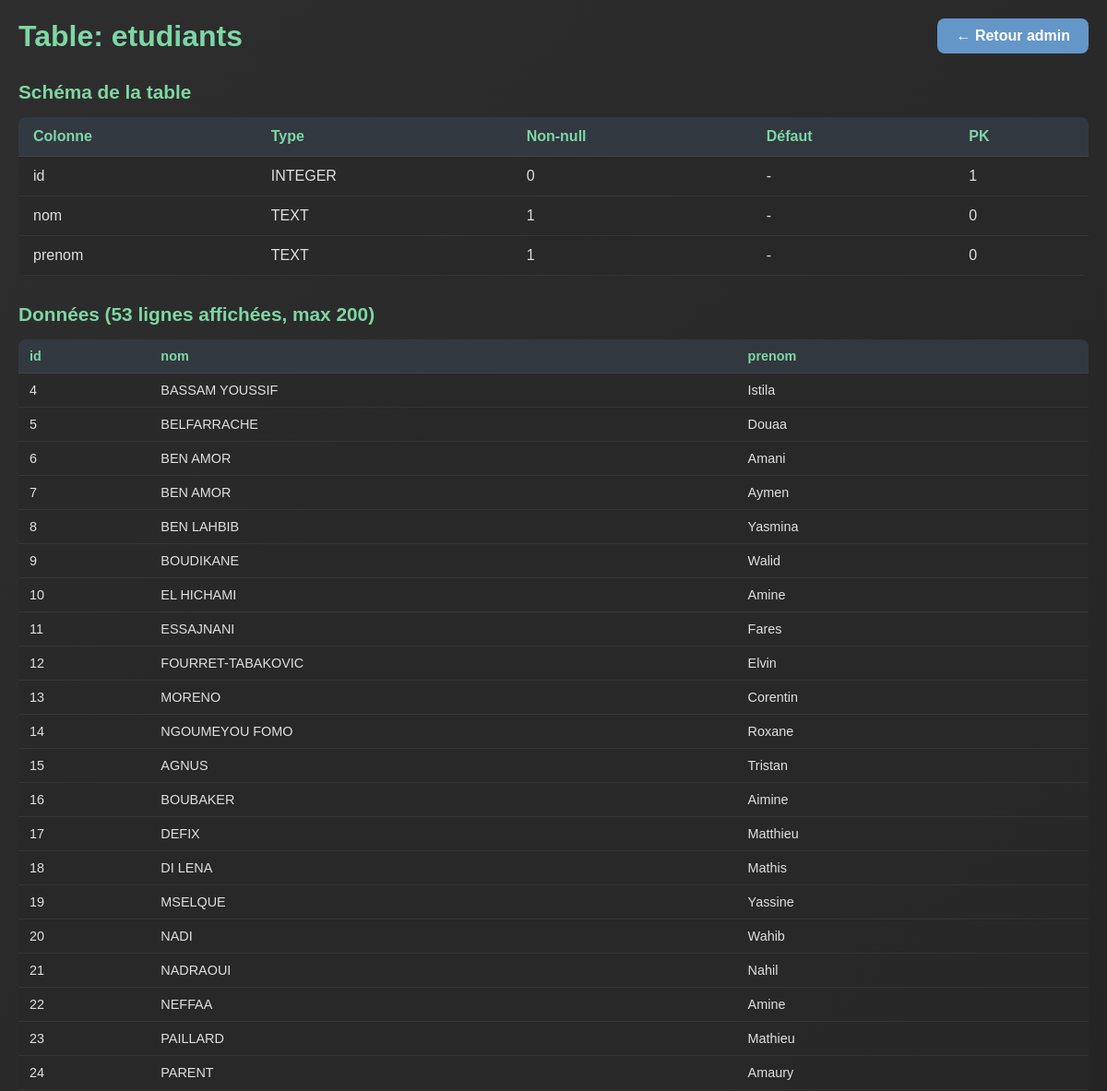
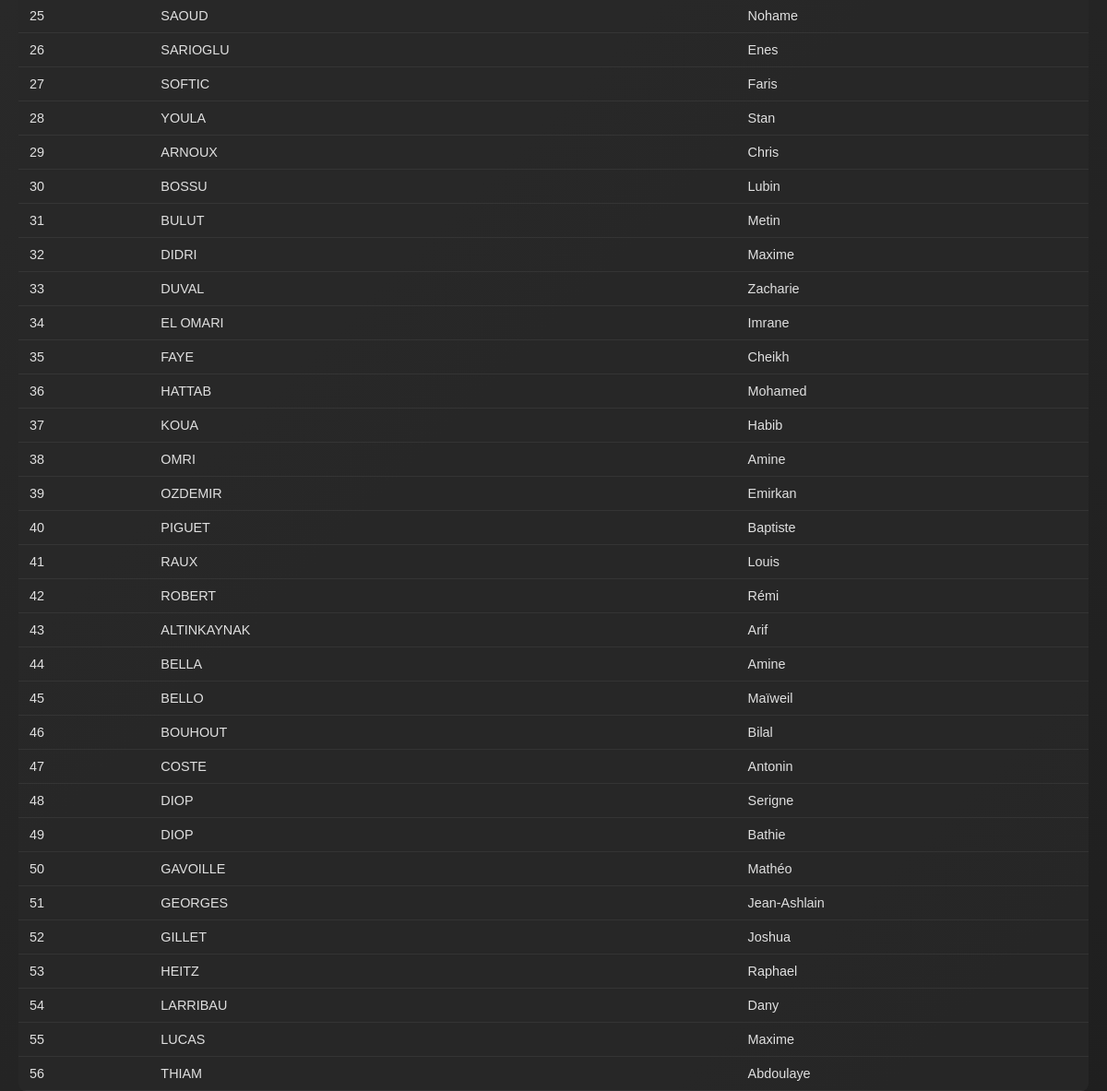
The page /admin/table/etudiants (signed in) on the database as committed earlier (2 pictures, top to bottom).
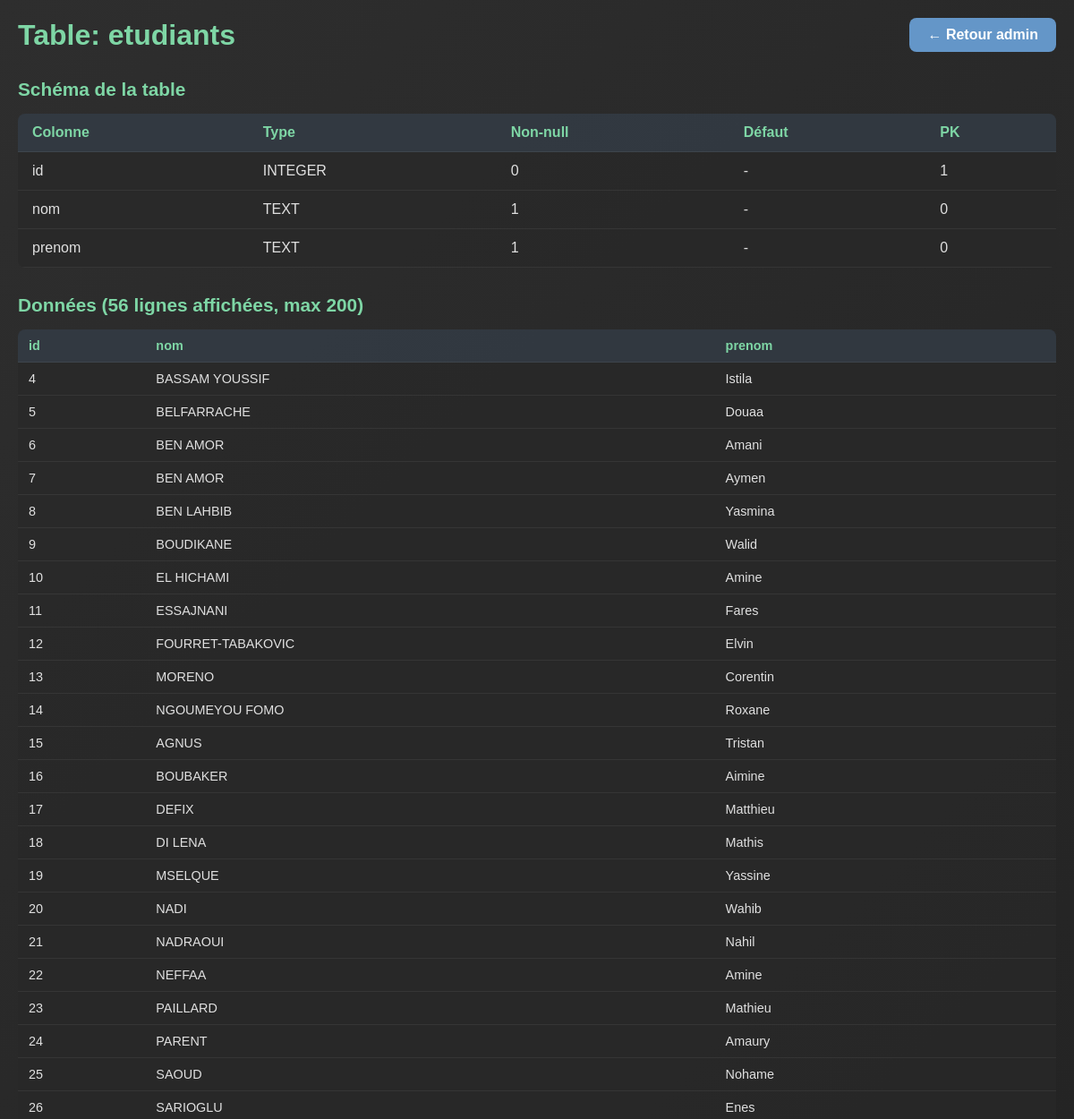
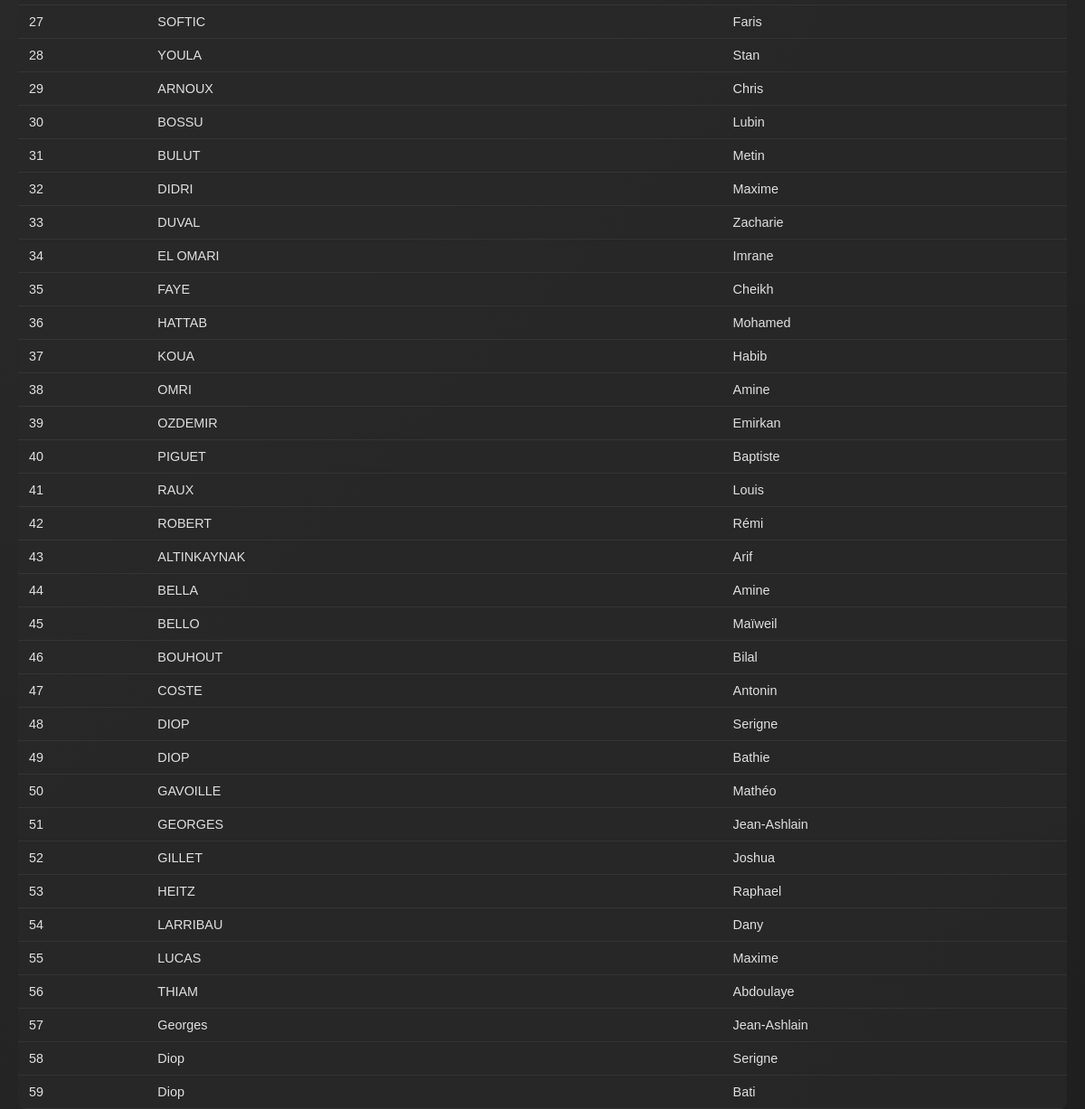
The same page on the database as committed later (2 pictures, top to bottom).
### tables this page shows
CREATE TABLE etudiants (
        id INTEGER PRIMARY KEY AUTOINCREMENT,
        nom TEXT NOT NULL,
        prenom TEXT NOT NULL
    );

### app.py (the view)
@app.route('/admin/table/<table_name>')
@admin_required
def admin_table(table_name):
    conn = get_db_connection()
    cursor = conn.cursor()
    tables = cursor.execute("SELECT name FROM sqlite_master WHERE type='table' AND name = ?", (table_name,)).fetchall()
    if not tables:
        flash('Table introuvable', 'error')
        conn.close()
        return redirect(url_for('admin'))
    schema = cursor.execute(f"PRAGMA table_info({table_name})").fetchall()
    data = cursor.execute(f"SELECT * FROM {table_name} LIMIT 200").fetchall()
    conn.close()
    return render_template('admin_table.html',
                         table_name=table_name,
                         schema=schema,
                         data=data)

### app.py (called while the page is built, shortened)
def get_db_connection():
    conn = sqlite3.connect(DB_NAME)
    conn.row_factory = sqlite3.Row
    return conn

def get_user_by_username(username):
    conn = get_db_connection()
    user = conn.execute('SELECT * FROM users WHERE username = ?', (username,)).fetchone()
    conn.close()
    return user

def get_current_user():
    if session.get('user_id'):
        user = get_user_by_username(session.get('username', ''))
        return user
    return None

def admin_required(func):
    from functools import wraps
    @wraps(func)
    def decorated_function(*args, **kwargs):
        user = get_current_user()
        if not user or user['role'] != 'admin':
            flash('Accès réservé aux administrateurs', 'error')
            return redirect(url_for('home'))
        return func(*args, **kwargs)
    return decorated_function

@app.context_processor
def inject_current_user():
    return {'current_user': get_current_user()}

@app.before_request
def start_weather_updates():
    global weather_thread_started

### templates/admin_table.html (shortened to what this page needs)
<!DOCTYPE html>
<html lang="fr">
<head>
</head>
<body>
    <div class="conteneur">
        <div class="header">
            <h1>Table: {{ table_name }}</h1>
            <a href="/admin" class="back-btn">← Retour admin</a>
        </div>
        <div class="schema-section">
            <h2>Schéma de la table</h2>
            <table class="schema-table">
                <thead>
                    <tr>
                        <th>Colonne</th>
                        <th>Type</th>
                        <th>Non-null</th>
                        <th>Défaut</th>
                        <th>PK</th>
                    </tr>
                </thead>
                <tbody>
                    {% for col in schema %}
                        <tr>
                            <td>{{ col['name'] }}</td>
                            <td>{{ col['type'] }}</td>
                            <td>{{ col['notnull'] }}</td>
                            <td>{{ col['dflt_value'] or '-' }}</td>
                            <td>{{ col['pk'] }}</td>
                        </tr>
                    {% endfor %}
                </tbody>
            </table>
        </div>
        <div class="data-section">
            <h2>Données ({{ data | length }} lignes affichées, max 200)</h2>
            <div class="scroll-x">
                <table class="data-table">
                    <thead>
                        <tr>
                            {% for col in schema %}
                                <th>{{ col['name'] }}</th>
                            {% endfor %}
                        </tr>
                    </thead>
                    <tbody>
                        {% for row in data %}
                            <tr>
                                {% for col in schema %}
                                    <td>
                                        {% if row[col['name']] is none %}
                                            <span class="null-value">NULL</span>
                                        {% else %}
                                            {{ row[col['name']] }}
                                        {% endif %}
                                    </td>
                                {% endfor %}
                            </tr>
                        {% endfor %}
                    </tbody>
                </table>
            </div>
        </div>
    </div>
</body>
</html>

Rows that differ between the two databases and show on the page:
added etudiants: id "57" "Georges" "Jean-Ashlain"
added etudiants: id "58" "Diop" "Serigne"
added etudiants: id "59" "Diop" "Bati"
Other text that changed with them:
{{ data | length }}: "53" → "56"
